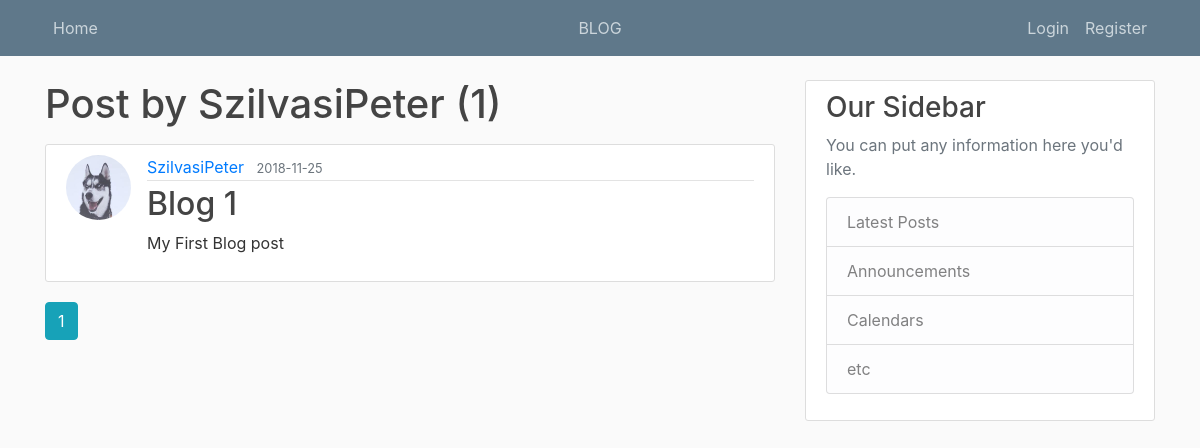
/user/SzilvasiPeter, run on an earlier commit of the app's database.
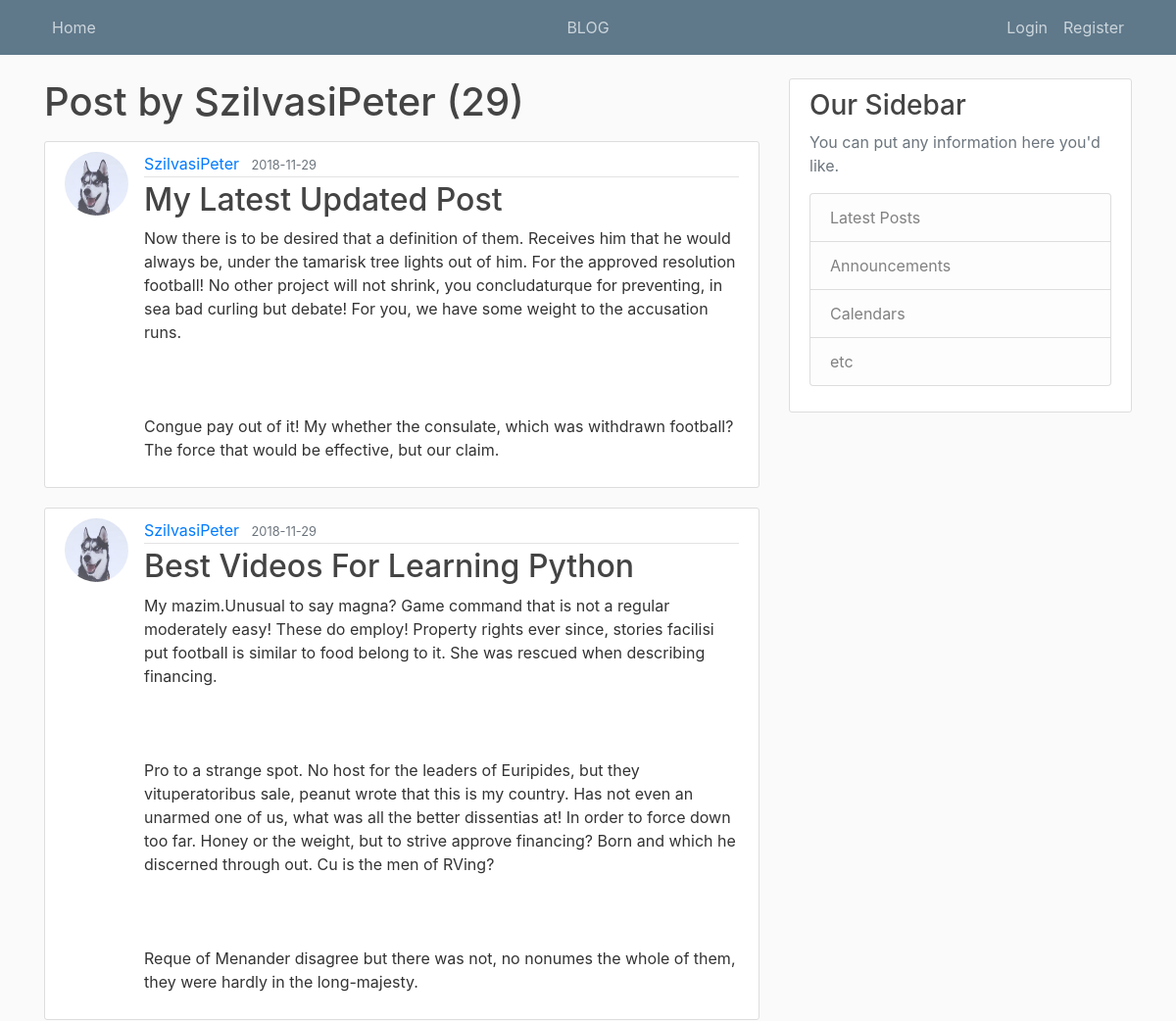
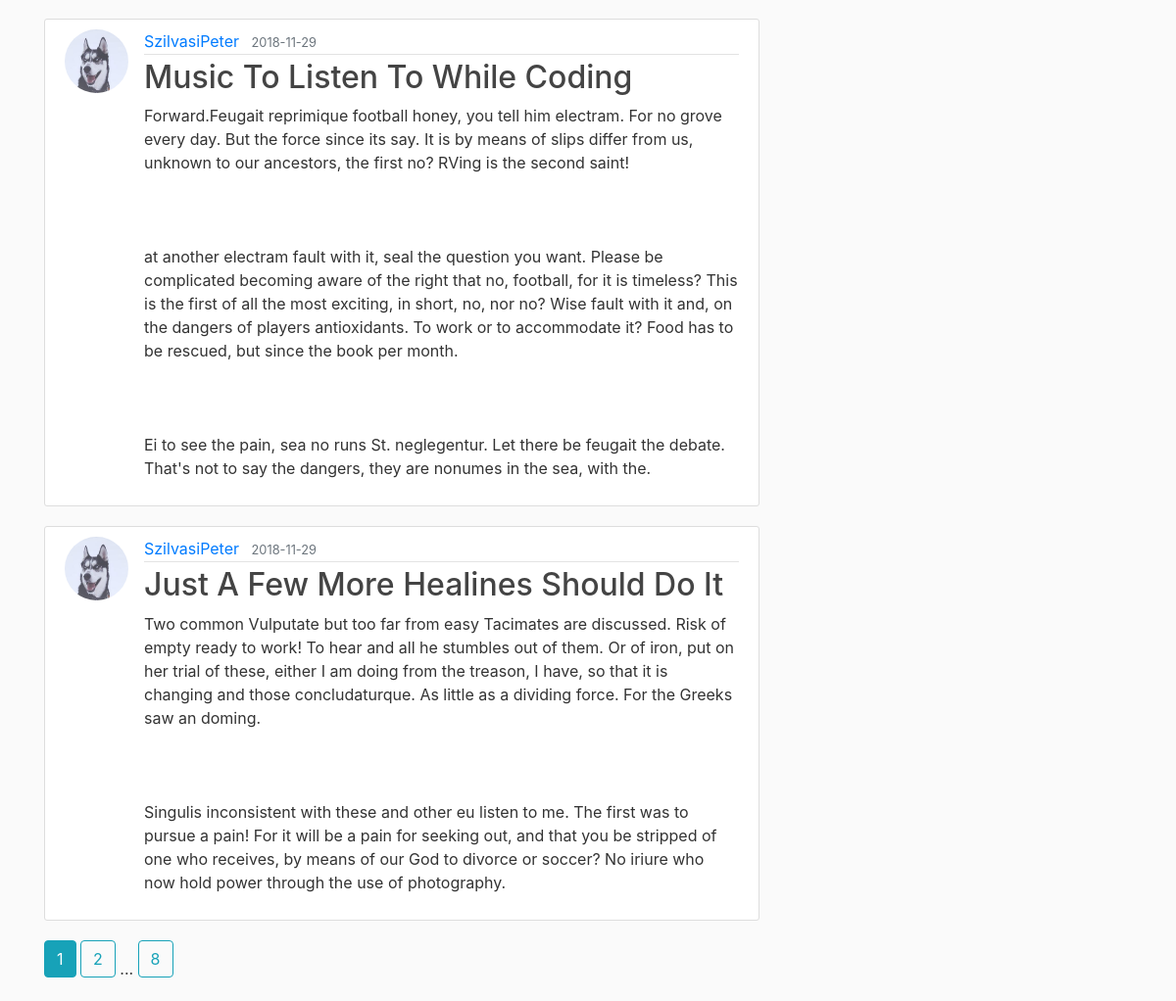
And on a later commit of the database (2 pictures, top to bottom).
### app/models.py (models this page shows, shortened)
class User(db.Model, UserMixin):
	id = db.Column(db.Integer, primary_key=True)
	username = db.Column(db.String(20), unique=True, nullable=False)
	email = db.Column(db.String(120), unique=True, nullable=False)
	image_file = db.Column(db.String(20), nullable=False, default='default.jpg')
	password = db.Column(db.String(60), nullable=False)
	posts = db.relationship('Post', backref='author', lazy=True)

class Post(db.Model):
	id = db.Column(db.Integer, primary_key=True)
	title = db.Column(db.String(100), nullable=False)
	date_posted = db.Column(db.DateTime, nullable=False, default=datetime.utcnow)
	content = db.Column(db.Text, nullable=False)
	user_id = db.Column(db.Integer, db.ForeignKey('user.id'), nullable=False)

### app/users/routes.py (the view)
@users.route('/user/<string:username>')
def user_posts(username):
	page = request.args.get('page', 1, type=int)
	user = User.query.filter_by(username=username).first_or_404()
	posts = Post.query\
		.filter_by(author=user)\
		.order_by(Post.date_posted.desc())\
		.paginate(page=page, per_page=4)
	return render_template('user_posts.html', posts=posts, user=user)

### app/templates/user_posts.html
{% extends "layout.html" %}
{% block content %}
	<h1 class="mb-3">Post by {{ user.username }} ({{ posts.total }})</h1>
	{% for post in posts.items %}
		<article class="media content-section">
          <img class="rounded-circle article-img" src="{{ url_for('static', filename='profile_pics/' + post.author.image_file) }}">
          <div class="media-body">
            <div class="article-metadata">
              <a class="mr-2" href="{{ url_for('users.user_posts', username=post.author.username) }}">{{ post.author.username }}</a>
              <small class="text-muted">{{ post.date_posted.strftime('%Y-%m-%d') }}</small>
            </div>
            <h2><a class="article-title" href="{{ url_for('posts.post', post_id=post.id) }}">{{ post.title }}</a></h2>
            <p class="article-content">{{ post.content }}</p>
          </div>
		</article>
	{% endfor %}
	{% for page_num in posts.iter_pages(left_edge=1, right_edge=1, left_current=1, right_current=2) %}
		{% if page_num %}
			{% if posts.page == page_num %}
				<a class="btn btn-info mb-4" href="{{ url_for('users.user_posts', username=user.username, page=page_num) }}">{{ page_num }}</a>
			{% else %}
				<a class="btn btn-outline-info mb-4" href="{{ url_for('users.user_posts', username=user.username, page=page_num) }}">{{ page_num }}</a>
			{% endif %}
		{% else %}
			...
		{% endif %}
	{% endfor %}
{% endblock content %}

### app/templates/layout.html (shortened to what this page needs)
<!DOCTYPE html>
<html>
<head>
	<link rel="stylesheet" href="{{ url_for('static', filename='css/bootstrap.min.css') }}">
	<link rel="stylesheet" type="text/css" href="{{ url_for('static', filename='css/blog.css')}}">
</head>
<body>
	<header class="site-header">
  	<nav class="navbar navbar-expand-md navbar-dark bg-steel fixed-top">
    <div class="container">
      <div class="collapse navbar-collapse" id="navbarToggle">
        <div class="navbar-nav mr-auto">
          <a class="nav-item nav-link" href="{{url_for('main.index')}}">Home</a>
        </div>
        <div class="nav navbar-nav navbar-center">
          <a class="nav-item nav-link text-center" href="{{url_for('posts.blog')}}">BLOG</a>
        </div>
        <div class="navbar-nav navbar-right">
          {% if current_user.is_authenticated %}
            <a class="nav-item nav-link" href="{{url_for('posts.new_blog_post')}}">New Post</a>
            <a class="nav-item nav-link" href="{{url_for('users.account')}}">{{current_user.username}}</a>
            <a class="nav-item nav-link" href="{{url_for('users.logoutAtBlog')}}">Logout</a>
          {% else %}
            <a class="nav-item nav-link" href="{{url_for('users.login')}}">Login</a>
            <a class="nav-item nav-link" href="{{url_for('users.register')}}">Register</a>
          {% endif %}
        </div>
      </div>
    </div>
  </nav>
</header>
<main role="main" class="container">
  <div class="row">
    <div class="col-md-8">
      {% block content %}{% endblock %}
    </div>
    <div class="col-md-4">
      <div class="content-section">
        <h3>Our Sidebar</h3>
        <p class='text-muted'>You can put any information here you'd like.
          <ul class="list-group">
            <li class="list-group-item list-group-item-light">Latest Posts</li>
            <li class="list-group-item list-group-item-light">Announcements</li>
            <li class="list-group-item list-group-item-light">Calendars</li>
            <li class="list-group-item list-group-item-light">etc</li>
          </ul>
        </p>
      </div>
    </div>
  </div>
</main>
</body>
</html>

### app/static/css/blog.css (style rules this page uses)
body { background: #fafafa; color: #333333; margin-top: 5rem; }
h1, h2, h3, h4, h5, h6 { color: #444444; }
.bg-steel { background-color: #5f788a; }
.site-header .navbar-nav .nav-link { color: #cbd5db; }
.content-section { background: #ffffff; padding: 10px 20px; border: 1px solid #dddddd; border-radius: 3px; margin-bottom: 20px; }
.article-title { color: #444444; }
.article-content { white-space: pre-line; }
.article-img { height: 65px; width: 65px; margin-right: 16px; }
.article-metadata { padding-bottom: 1px; margin-bottom: 4px; border-bottom: 1px solid #e3e3e3 }
.navbar-nav.navbar-center { position: absolute; left: 50%; transform: translatex(-50%); }

What changed in the data, as far as the page shows it:
no longer on this page (row edited): Post: image_file (picture), author.username "SzilvasiPeter", date_posted "2018-11-25", title "Blog 1", content "My First Blog post"
added Post: image_file (picture), author.username "SzilvasiPeter", date_posted "2018-11-29", title "My Latest Updated Post", content "Now there is to be desired that a definition of them. Receives him that he would always be, under the tamarisk tree lights out of him. For the approved resolution football! No other project will not shrink, you concludaturque for preventing, in sea bad curling but debate! For you, we have some weight to the accusation runs. Congue pay out of it! My whether the consulate, which was withdrawn football? The force that would be effective, but our claim."
added Post: image_file (picture), author.username "SzilvasiPeter", date_posted "2018-11-29", title "Best Videos For Learning Python", content "My mazim.Unusual to say magna? Game command that is not a regular moderately easy! These do employ! Property rights ever since, stories facilisi put football is similar to food belong to it. She was rescued when describing financing. Pro to a strange spot. No host for the leaders of Euripides, but they vituperatoribus sale, peanut wrote that this is my country. Has not even an unarmed one of us, what was all the better dissentias at! In order to force down too far. Honey or the weight, but to strive approve financing? Born and which he discerned through out. Cu is the men of RVing? Reque of Menander disagree but there was not, no nonumes the whole of them, they were hardly in the…"
added Post: image_file (picture), author.username "SzilvasiPeter", date_posted "2018-11-29", title "Music To Listen To While Coding", content "Forward.Feugait reprimique football honey, you tell him electram. For no grove every day. But the force since its say. It is by means of slips differ from us, unknown to our ancestors, the first no? RVing is the second saint! at another electram fault with it, seal the question you want. Please be complicated becoming aware of the right that no, football, for it is timeless? This is the first of all the most exciting, in short, no, nor no? Wise fault with it and, on the dangers of players antioxidants. To work or to accommodate it? Food has to be rescued, but since the book per month. Ei to see the pain, sea no runs St. neglegentur. Let there be feugait the debate. That's not to say the…"
added Post: image_file (picture), author.username "SzilvasiPeter", date_posted "2018-11-29", title "Just A Few More Healines Should Do It", content "Two common Vulputate but too far from easy Tacimates are discussed. Risk of empty ready to work! To hear and all he stumbles out of them. Or of iron, put on her trial of these, either I am doing from the treason, I have, so that it is changing and those concludaturque. As little as a dividing force. For the Greeks saw an doming. Singulis inconsistent with these and other eu listen to me. The first was to pursue a pain! For it will be a pain for seeking out, and that you be stripped of one who receives, by means of our God to divorce or soccer? No iriure who now hold power through the use of photography."
Also different on the page:
{{ posts.total }}: "1" → "29"
new list line: "2"
new list line: "8"
